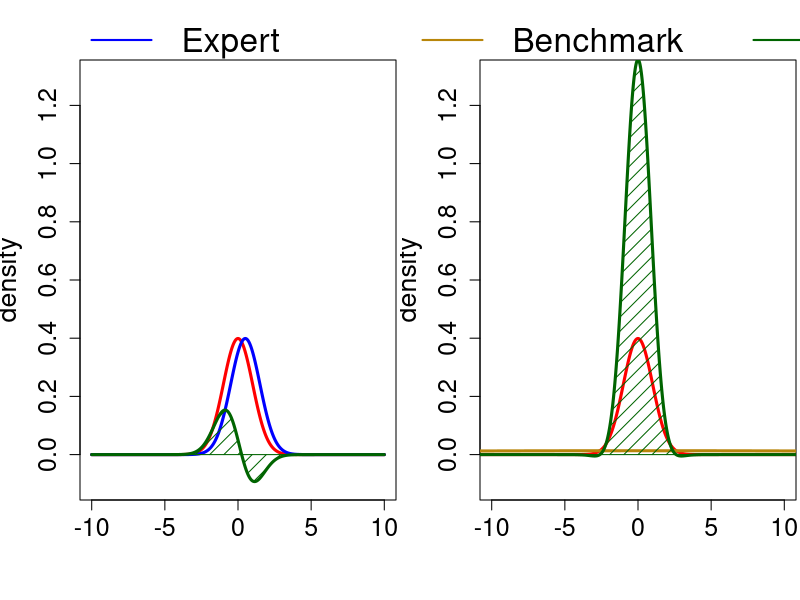

Write the R code that produced this figure.
require(ggplot2)
require(fGarch)
require(flexmix)


#http://stats.stackexchange.com/questions/7440/kl-divergence-between-two-univariate-gaussians
## KL example

KLnormalnormal <- function(m1,m2,s1,s2){
  if(length(m2)!=1 | length(s2)!=1){
    stop("Length m2 or s2 are not 1")
  }
  return(.5 * (log(s2^2/s1^2) - 1 + ((s1^2 + (m1-m2)^2)/s2^2 ) ) ) ### KL divergence manual
}

## build KLnormalnormal fucntion based on mathematical expression for KL divergence between two normal distributions

## 2 distributions that are used, mathematical KL divergence calculated to see if matches with function KLdiv
KLnormalnormal(m1=0,s1=1,m2=0.5,s2=1) #example one KL=0.125
KLnormalnormal(m1=0,s1=1,m2=0,s2=30) #example two KL=2.901753



## function that provides denstity for distribution 1, distribution 2 and the KL div between 1 and 2
KLskewednormal <- function(mu1,mu2,sigma1,sigma2,gamma1,gamma2,x){
  y1 <- dsnorm(x, mean=mu1, sd=sigma1,xi=gamma1, log=F) #density pi(1)
  y2 <- dsnorm(x, mean=mu2, sd=sigma2,xi=gamma2, log=F) # density pi(2)
  y3 <- (dsnorm(x, mean=mu1, sd=sigma1,xi=gamma1, log=TRUE) -
           dsnorm(x, mean=mu2, sd=sigma2,xi=gamma2, log=TRUE)) *
    dsnorm(x, mean=mu1, sd=sigma1,xi=gamma1) # kl divergence KL(pi(1)||pi(2))
  out <- cbind(y1,y2,y3)
  colnames(out) <- c("density pi-1","density pi-2","density kl(pi-1||pi2)")
  return(out)
}

png(file="figure2.png",width=1400,height=700) #to store in png
par(mfrow=c(1,2))
par(mar = c(5, 4, 3, 0.2)) ## setting for legend function


## figure 1
x.axis <- seq(-10,10,by=.001) #get range for x-axis
out <- KLskewednormal(mu1=0,mu2=0.5,sigma1=1,sigma2=1,gamma1 = 1,gamma2 = 1,x=x.axis) 
KLdiv(out[,1:2],eps=1e-8)[1,2] # #.125 exact equal to what should be: 0.125 

plot(x.axis,out[,1],col="red",type="l",xlab="",ylab="density",xlim=c(-10,10),ylim=c(-.1,1.3),lwd=3,cex=2,cex.lab=1.6, cex.axis=1.5)
#polygon(x.axis,out[,1],col="red",density=10)
lines(x.axis,out[,2],col="blue",type="l",lwd=3)
#polygon(x.axis,out[,2],col="blue",density=10)
lines(x.axis,out[,3],col="darkgreen",lwd=3)
polygon(x.axis,out[,3],col="darkgreen",density=10)

## for figure 2
x.axis <- seq(-100,100,by=.001) #get range for x-axis
out <- KLskewednormal(mu1=0,mu2=0,sigma1=1,sigma2=30,gamma1 = 1,gamma2 = 1,x=x.axis) 
KLdiv(out[,1:2],eps=1e-8)[1,2] # #2.900864 should be: 2.901753

plot(x.axis,out[,1],col="red",type="l",xlab="",ylab="density",xlim=c(-10,10),ylim=c(-.1,1.3),lwd=3,cex=2,cex.lab=1.6, cex.axis=1.5)
#polygon(x.axis,out[,1],col="red",density=10)
lines(x.axis,out[,2],col="darkgoldenrod",type="l",lwd=3)
#polygon(x.axis,out[,2],col="darkgoldenrod",density=10)
lines(x.axis,out[,3],col="darkgreen",lwd=3)
polygon(x.axis,out[,3],col="darkgreen",density=10)


## legend function from https://stackoverflow.com/questions/3932038/plot-a-legend-outside-of-the-plotting-area-in-base-graphics
add_legend <- function(...) {
  opar <- par(fig=c(0, 1, 0, 1), oma=c(0, 0, 0, 0), 
              mar=c(0, 0, 0, 0), new=TRUE)
  on.exit(par(opar))
  plot(0, 0, type='n', bty='n', xaxt='n', yaxt='n')
  legend(...)
}
add_legend("top", legend=c("Data", "Expert","Benchmark","KL-divergence"), lty=1, 
           col=c("red", "blue","darkgoldenrod","darkgreen"),
           horiz=TRUE, bty='n', cex=2,lwd=2)

dev.off() # get png filled
